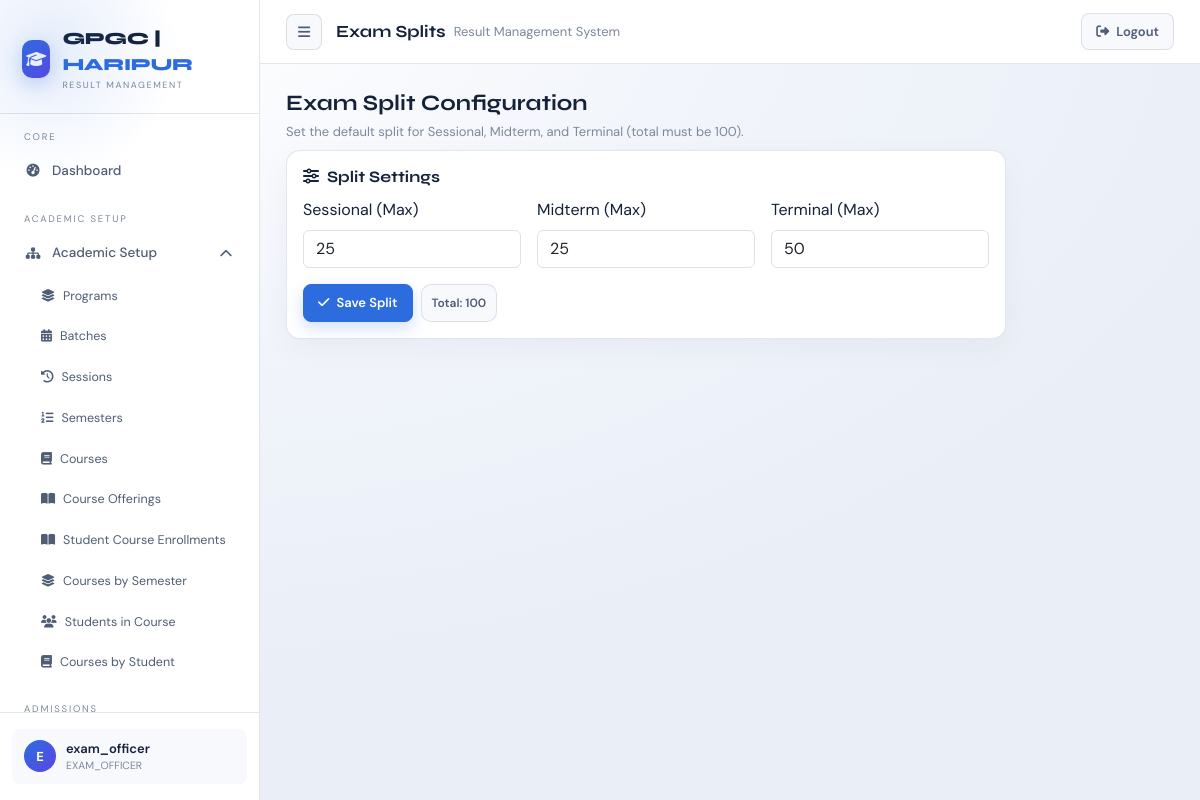
Page /exams/splits/ (signed in) on the committed database.
### accounts/models.py (models this page shows, shortened)
class User(AbstractUser):
    department = models.ForeignKey(
        "academics.Department",
        on_delete=models.SET_NULL,
        null=True,
        blank=True,
        related_name="users"
    )
    is_locked = models.BooleanField(default=False)
    def in_group(self, name):
        return self.groups.filter(name=name).exists()
    def is_exam_officer(self):
        return self.in_group("EXAM_OFFICER")
    def is_student(self):
        return self.in_group("STUDENT")

### exams/models.py (models this page shows, shortened)
class ExamSplitConfig(models.Model):
    sessional_max = models.IntegerField(default=30)
    midterm_max = models.IntegerField(default=30)
    terminal_max = models.IntegerField(default=40)
    def total(self):
        return self.sessional_max + self.midterm_max + self.terminal_max
    @classmethod
    def get_solo(cls):
        obj, _ = cls.objects.get_or_create(
            pk=1,
            defaults={"sessional_max": 30, "midterm_max": 30, "terminal_max": 40},
        )
        return obj

### exams/views.py (the view)
# urls.py: path("splits/", views.exam_splits_view, name="exam_splits"),
@login_required(login_url="accounts:login_page")
@never_cache
def exam_splits_view(request):
    deny = _require_exam_read(request)
    if deny:
        return deny
    config = ExamSplitConfig.get_solo()
    if request.method == "POST":
        form = ExamSplitConfigForm(request.POST, instance=config)
        if form.is_valid():
            form.save()
            messages.success(request, "Exam splits updated.")
            return redirect("exams:exam_splits")
    else:
        form = ExamSplitConfigForm(instance=config)
    return render(request, "exams/exam_splits.html", {"form": form, "total": config.total()})

### exams/forms.py (shortened to what this page needs)
class ExamSplitConfigForm(forms.ModelForm):
    class Meta:
        model = ExamSplitConfig
        fields = ["sessional_max", "midterm_max", "terminal_max"]
        labels = {
            "sessional_max": "Sessional (Max)",
            "midterm_max": "Midterm (Max)",
            "terminal_max": "Terminal (Max)",
        }
        widgets = {
            "sessional_max": forms.NumberInput(attrs={"class": "form-control", "min": 0}),
            "midterm_max": forms.NumberInput(attrs={"class": "form-control", "min": 0}),
            "terminal_max": forms.NumberInput(attrs={"class": "form-control", "min": 0}),
        }

### accounts/permissions.py (called while the page is built)
def perm_codename(module, action):
    mapping = MODULE_PERMS.get(module)
    if not mapping:
        return None
    app_label, model = mapping
    action_code = ACTION_TO_CODENAME.get(action)
    if not action_code:
        return None
    return app_label, f"{action_code}_{model}"

def can(user, module, action):
    code = perm_codename(module, action)
    if not code:
        return False
    app_label, codename = code
    return user.has_perm(f"{app_label}.{codename}")

### accounts/templatetags/permissions_tags.py (called while the page is built)
@register.simple_tag
def can(user, module, action):
    return can_check(user, module, action)

### exams/views.py (called while the page is built)
def _require_exam_read(request):
    if not can(request.user, "EXAMS", "read"):
        return redirect("accounts:dashboard")
    return None

### templates/exams/exam_splits.html (shortened to what this page needs)
{% extends "dashboard/layout.html" %}
{% block topbar_display %}Exam Splits{% endblock %}
{% block dashboard_content %}
<div class="rms-page-head">
    <h2>Exam Split Configuration</h2>
    <p>Set the default split for Sessional, Midterm, and Terminal (total must be 100).</p>
</div>
<div class="rms-card" style="max-width: 720px;">
    <div class="section-head">
        <h3><i class="fas fa-sliders me-2"></i>Split Settings</h3>
    </div>
    <form method="post" class="row g-3">
        <div class="col-md-4">
            <label class="form-label" for="{{ form.sessional_max.id_for_label }}">{{ form.sessional_max.label }}</label>
            {{ form.sessional_max }}
        </div>
        <div class="col-md-4">
            <label class="form-label" for="{{ form.midterm_max.id_for_label }}">{{ form.midterm_max.label }}</label>
            {{ form.midterm_max }}
        </div>
        <div class="col-md-4">
            <label class="form-label" for="{{ form.terminal_max.id_for_label }}">{{ form.terminal_max.label }}</label>
            {{ form.terminal_max }}
        </div>
        <div class="col-12 d-flex gap-2">
            <button type="submit" class="btn btn-primary">
                <i class="fas fa-check"></i> Save Split
            </button>
            <div class="badge-soft">Total: {{ total }}</div>
        </div>
    </form>
</div>
{% endblock %}

### templates/dashboard/layout.html (shortened to what this page needs)
{% extends "base.html" %}
{% load permissions_tags %}
{% block content %}
{% with path=request.path %}
<div class="app-shell" id="appShell">
    <aside class="sidebar">
        <div class="logo-area">
            <div class="logo-icon"><i class="fas fa-graduation-cap"></i></div>
            <div>
                <div class="logo-text">GPGC | <span>HARIPUR</span></div>
                <div class="logo-sub">Result Management</div>
            </div>
        </div>
        <div class="sidebar-nav">
        <div class="nav-section">
            <div class="nav-label">Core</div>
            <a class="nav-item{% if '/accounts/dashboard/' in path %} active{% endif %}"
                href="{% url 'accounts:dashboard' %}">
                <i class="fas fa-gauge-high"></i> Dashboard
            </a>
        </div>
        {% can request.user "BATCHES" "read" as can_batches %}
        {% can request.user "SESSIONS" "read" as can_sessions %}
        {% can request.user "SEMESTERS" "read" as can_semesters %}
        {% can request.user "COURSES" "read" as can_courses %}
        {% can request.user "COURSE_OFFERINGS" "read" as can_offerings %}
        {% can request.user "ENROLLMENTS" "read" as can_enrollments %}
        {% if can_batches or can_sessions or can_semesters or can_courses or can_offerings or can_enrollments %}
        <div class="nav-section">
            <div class="nav-label">Academic Setup</div>
            <div class="nav-group open">
                <div class="nav-item nav-toggle" data-toggle="academic-setup-menu">
                    <span style="display:flex;align-items:center;gap:10px;">
                        <i class="fas fa-sitemap"></i> Academic Setup
                    </span>
                    <i class="fas fa-chevron-down nav-caret"></i>
                </div>
                <div class="nav-submenu" id="academic-setup-menu">
                    {% if request.user.is_exam_officer %}
                    <a class="nav-subitem{% if '/academics/departments/' in path %} active{% endif %}"
                        href="{% url 'academics:departments' %}">
                        <i class="fas fa-layer-group"></i> Programs
                    </a>
                    {% endif %}
                    <a class="nav-subitem{% if '/academics/batches/' in path %} active{% endif %}"
                        href="{% url 'academics:batches' %}">
                        <i class="fas fa-calendar-days"></i> Batches
                    </a>
                    <a class="nav-subitem{% if '/academics/sessions/' in path %} active{% endif %}"
                        href="{% url 'academics:sessions' %}">
                        <i class="fas fa-clock-rotate-left"></i> Sessions
                    </a>
                    <a class="nav-subitem{% if '/academics/semesters/' in path %} active{% endif %}"
                        href="{% url 'academics:semesters' %}">
                        <i class="fas fa-list-ol"></i> Semesters
                    </a>
                    <a class="nav-subitem{% if '/courses/courses/' in path %} active{% endif %}"
                        href="{% url 'courses:courses' %}">
                        <i class="fas fa-book"></i> Courses
                    </a>
                    <a class="nav-subitem{% if '/courses/offerings/' in path %} active{% endif %}"
                        href="{% url 'courses:course_offerings' %}">
                        <i class="fas fa-book-open"></i> Course Offerings
                    </a>
                    <a class="nav-subitem{% if '/enrollments/enrollments/' in path %} active{% endif %}"
                        href="{% url 'enrollments:enrollments' %}">
                        <i class="fas fa-book-open"></i> Student Course Enrollments
                    </a>
                    <a class="nav-subitem{% if '/enrollments/semester-courses/' in path %} active{% endif %}"
                        href="{% url 'enrollments:semester_courses' %}">
                        <i class="fas fa-layer-group"></i> Courses by Semester
                    </a>
                    <a class="nav-subitem{% if '/enrollments/course-students/' in path %} active{% endif %}"
                        href="{% url 'enrollments:course_students' %}">
                        <i class="fas fa-users"></i> Students in Course
                    </a>
                    <a class="nav-subitem{% if '/enrollments/student-courses/' in path %} active{% endif %}"
                        href="{% url 'enrollments:student_courses' %}">
                        <i class="fas fa-book"></i> Courses by Student
                    </a>
                </div>
            </div>
        </div>
        {% endif %}
        {% can request.user "STUDENTS" "read" as can_students %}
        {% if can_students %}
        <div class="nav-section">
            <div class="nav-label">Admissions</div>
        </div>
        {% endif %}
        {% can request.user "EXAMS" "read" as can_exams %}
        {% can request.user "RESULTS" "read" as can_results %}
        </div>
        <div class="sidebar-footer">
            <div class="user-card">
                <div class="user-avatar">{{ request.user.username|first|upper }}</div>
                <div style="flex:1;overflow:hidden;">
                    <div class="user-name">{{ request.user.username }}</div>
                    <div class="user-role">
                        {% for g in request.user.groups.all %}
                        {{ g.name }}{% if not forloop.last %}, {% endif %}
                        {% empty %}
                        —
                        {% endfor %}
                    </div>
                </div>
            </div>
        </div>
    </aside>
    <div class="main">
        <div class="topbar">
            <button class="top-btn" type="button" id="sidebarToggle" aria-label="Toggle sidebar">
                <i class="fas fa-bars"></i>
            </button>
            <div class="topbar-title">
                {% block topbar_display %}{% endblock %}
                <span>Result Management System</span>
            </div>
            <div class="topbar-actions">
                <a class="btn btn-ghost" href="{% url 'accounts:logout' %}">
                    <i class="fas fa-right-from-bracket"></i> Logout
                </a>
            </div>
        </div>
        <div class="content">
            {% block dashboard_content %}{% endblock %}
        </div>
    </div>
</div>
{% endwith %}
{% endblock %}

### rows in the picture
User: user.username|first "E", user.username "exam_officer"
ExamSplitConfig: sessional_max "25", midterm_max "25", terminal_max "50"

### other values in the picture
{{ g.name }} "EXAM_OFFICER"
{{ total }} "100"
